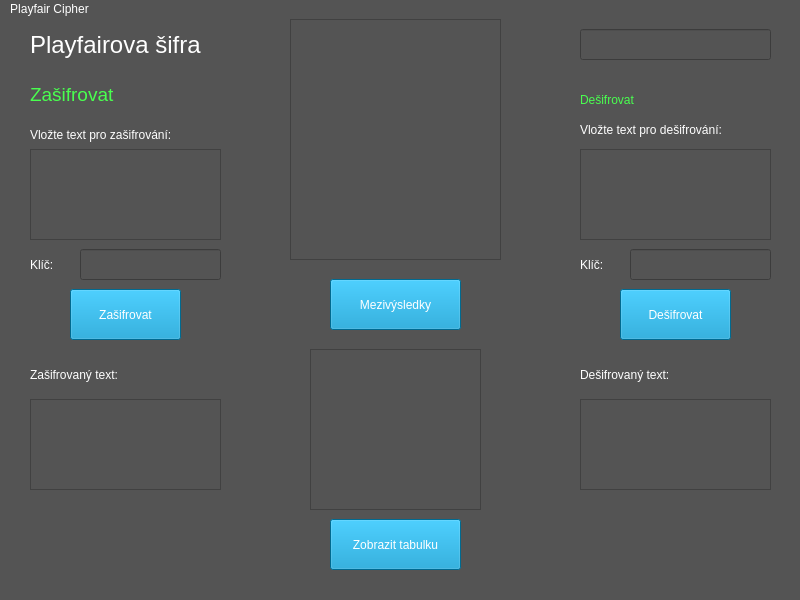
<?xml version="1.0" encoding="UTF-8"?>
<ui version="4.0">
 <class>Playfair_cipher</class>
 <widget class="QMainWindow" name="Playfair_cipher">
  <property name="geometry">
   <rect>
    <x>0</x>
    <y>0</y>
    <width>800</width>
    <height>600</height>
   </rect>
  </property>
  <property name="windowTitle">
   <string>MainWindow</string>
  </property>
  <property name="styleSheet">
   <string notr="true">background-color: rgb(84, 84, 84);
color: rgb(255, 255, 255);
font: 9pt &quot;MS Shell Dlg 2&quot;;</string>
  </property>
  <widget class="QWidget" name="centralwidget">
   <widget class="QPushButton" name="Zasifrovat_button">
    <property name="geometry">
     <rect>
      <x>70</x>
      <y>270</y>
      <width>111</width>
      <height>51</height>
     </rect>
    </property>
    <property name="styleSheet">
     <string notr="true">font: 75 12pt &quot;MS Shell Dlg 2&quot;;
border-color: rgb(206, 206, 206);
background-color: rgb(0, 148, 202);
color: rgb(255, 255, 255);</string>
    </property>
    <property name="text">
     <string>Zašifrovat</string>
    </property>
   </widget>
   <widget class="QPushButton" name="Desifrovat_button">
    <property name="geometry">
     <rect>
      <x>620</x>
      <y>270</y>
      <width>111</width>
      <height>51</height>
     </rect>
    </property>
    <property name="styleSheet">
     <string notr="true">font: 75 12pt &quot;MS Shell Dlg 2&quot;;
border-color: rgb(206, 206, 206);
background-color: rgb(0, 148, 202);
color: rgb(255, 255, 255);</string>
    </property>
    <property name="text">
     <string>Dešifrovat</string>
    </property>
   </widget>
   <widget class="QPushButton" name="Mezivysledky">
    <property name="geometry">
     <rect>
      <x>330</x>
      <y>260</y>
      <width>131</width>
      <height>51</height>
     </rect>
    </property>
    <property name="styleSheet">
     <string notr="true">font: 75 10pt &quot;MS Shell Dlg 2&quot;;
border-color: rgb(206, 206, 206);
background-color: rgb(0, 148, 202);
color: rgb(255, 255, 255);
</string>
    </property>
    <property name="text">
     <string>Mezivýsledky</string>
    </property>
   </widget>
   <widget class="QPushButton" name="Zobrazeni_tabulky">
    <property name="geometry">
     <rect>
      <x>330</x>
      <y>500</y>
      <width>131</width>
      <height>51</height>
     </rect>
    </property>
    <property name="styleSheet">
     <string notr="true">font: 75 10pt &quot;MS Shell Dlg 2&quot;;
border-color: rgb(206, 206, 206);
background-color: rgb(0, 148, 202);
color: rgb(255, 255, 255);</string>
    </property>
    <property name="text">
     <string>Zobrazit tabulku</string>
    </property>
   </widget>
   <widget class="QLabel" name="Nadpis_zasifrovat">
    <property name="geometry">
     <rect>
      <x>30</x>
      <y>60</y>
      <width>201</width>
      <height>31</height>
     </rect>
    </property>
    <property name="font">
     <font>
      <family>MS Shell Dlg 2</family>
      <pointsize>14</pointsize>
      <weight>50</weight>
      <italic>false</italic>
      <bold>false</bold>
     </font>
    </property>
    <property name="styleSheet">
     <string notr="true">font: 14pt &quot;MS Shell Dlg 2&quot;;
border-color: rgb(255, 255, 255);
color: rgb(73, 255, 79);</string>
    </property>
    <property name="text">
     <string>Zašifrovat</string>
    </property>
   </widget>
   <widget class="QLabel" name="Nadpis_desifrovat">
    <property name="geometry">
     <rect>
      <x>580</x>
      <y>60</y>
      <width>191</width>
      <height>41</height>
     </rect>
    </property>
    <property name="styleSheet">
     <string notr="true">font: 14pt &quot;MS Shell Dlg 2&quot;;
border-color: rgb(255, 255, 255);
color: rgb(73, 255, 79);</string>
    </property>
    <property name="text">
     <string>Dešifrovat</string>
    </property>
   </widget>
   <widget class="QLabel" name="Nadpis_vlozit_text_sifrovani">
    <property name="geometry">
     <rect>
      <x>30</x>
      <y>100</y>
      <width>201</width>
      <height>31</height>
     </rect>
    </property>
    <property name="styleSheet">
     <string notr="true">font: 75 10pt &quot;MS Shell Dlg 2&quot;;</string>
    </property>
    <property name="text">
     <string>Vložte text pro zašifrování:</string>
    </property>
   </widget>
   <widget class="QLabel" name="Nadpis_vlozit_text_desifrovani">
    <property name="geometry">
     <rect>
      <x>580</x>
      <y>100</y>
      <width>211</width>
      <height>21</height>
     </rect>
    </property>
    <property name="styleSheet">
     <string notr="true">font: 75 10pt &quot;MS Shell Dlg 2&quot;;</string>
    </property>
    <property name="text">
     <string>Vložte text pro dešifrování: </string>
    </property>
   </widget>
   <widget class="QLabel" name="Vlozt_klic_sifrovani">
    <property name="geometry">
     <rect>
      <x>30</x>
      <y>230</y>
      <width>51</width>
      <height>31</height>
     </rect>
    </property>
    <property name="text">
     <string>Klíč:</string>
    </property>
   </widget>
   <widget class="QLabel" name="Vlozit_klic_desifrovani">
    <property name="geometry">
     <rect>
      <x>580</x>
      <y>230</y>
      <width>51</width>
      <height>31</height>
     </rect>
    </property>
    <property name="text">
     <string>Klíč: </string>
    </property>
   </widget>
   <widget class="QLabel" name="Sifrovany_text">
    <property name="geometry">
     <rect>
      <x>30</x>
      <y>340</y>
      <width>191</width>
      <height>31</height>
     </rect>
    </property>
    <property name="styleSheet">
     <string notr="true">font: 75 10pt &quot;MS Shell Dlg 2&quot;;</string>
    </property>
    <property name="text">
     <string>Zašifrovaný text:</string>
    </property>
   </widget>
   <widget class="QLabel" name="Desifrovany_text">
    <property name="geometry">
     <rect>
      <x>580</x>
      <y>340</y>
      <width>191</width>
      <height>31</height>
     </rect>
    </property>
    <property name="styleSheet">
     <string notr="true">font: 75 10pt &quot;MS Shell Dlg 2&quot;;</string>
    </property>
    <property name="text">
     <string>Dešifrovaný text: </string>
    </property>
   </widget>
   <widget class="QLineEdit" name="Klic_k_sifrovani">
    <property name="geometry">
     <rect>
      <x>80</x>
      <y>230</y>
      <width>141</width>
      <height>31</height>
     </rect>
    </property>
   </widget>
   <widget class="QLineEdit" name="Klic_k_desifrovani">
    <property name="geometry">
     <rect>
      <x>630</x>
      <y>230</y>
      <width>141</width>
      <height>31</height>
     </rect>
    </property>
   </widget>
   <widget class="QLabel" name="Nadpis">
    <property name="geometry">
     <rect>
      <x>30</x>
      <y>0</y>
      <width>221</width>
      <height>51</height>
     </rect>
    </property>
    <property name="font">
     <font>
      <family>MS Shell Dlg 2</family>
      <pointsize>18</pointsize>
      <weight>50</weight>
      <italic>false</italic>
      <bold>false</bold>
     </font>
    </property>
    <property name="styleSheet">
     <string notr="true">font: 18pt &quot;MS Shell Dlg 2&quot;;</string>
    </property>
    <property name="text">
     <string>Playfairova šifra</string>
    </property>
   </widget>
   <widget class="QTextEdit" name="Text_pro_sifrovani">
    <property name="geometry">
     <rect>
      <x>30</x>
      <y>130</y>
      <width>191</width>
      <height>91</height>
     </rect>
    </property>
   </widget>
   <widget class="QTextEdit" name="Text_pro_desifrovani">
    <property name="geometry">
     <rect>
      <x>580</x>
      <y>130</y>
      <width>191</width>
      <height>91</height>
     </rect>
    </property>
   </widget>
   <widget class="QTextEdit" name="Zasifrovany_text">
    <property name="geometry">
     <rect>
      <x>30</x>
      <y>380</y>
      <width>191</width>
      <height>91</height>
     </rect>
    </property>
   </widget>
   <widget class="QTextEdit" name="Desifrovany_text_3">
    <property name="geometry">
     <rect>
      <x>580</x>
      <y>380</y>
      <width>191</width>
      <height>91</height>
     </rect>
    </property>
   </widget>
   <widget class="QTextEdit" name="matice_vypis">
    <property name="geometry">
     <rect>
      <x>310</x>
      <y>330</y>
      <width>171</width>
      <height>161</height>
     </rect>
    </property>
   </widget>
   <widget class="QTextEdit" name="mezivysledky_vypis">
    <property name="geometry">
     <rect>
      <x>290</x>
      <y>0</y>
      <width>211</width>
      <height>241</height>
     </rect>
    </property>
   </widget>
   <widget class="QLineEdit" name="key_size">
    <property name="geometry">
     <rect>
      <x>580</x>
      <y>10</y>
      <width>191</width>
      <height>31</height>
     </rect>
    </property>
   </widget>
  </widget>
  <widget class="QMenuBar" name="menubar">
   <property name="geometry">
    <rect>
     <x>0</x>
     <y>0</y>
     <width>800</width>
     <height>24</height>
    </rect>
   </property>
   <widget class="QMenu" name="menuPlayfairova_ifra">
    <property name="title">
     <string>Playfair Cipher</string>
    </property>
   </widget>
   <addaction name="menuPlayfairova_ifra"/>
  </widget>
  <widget class="QStatusBar" name="statusbar"/>
 </widget>
 <resources/>
 <connections/>
</ui>
